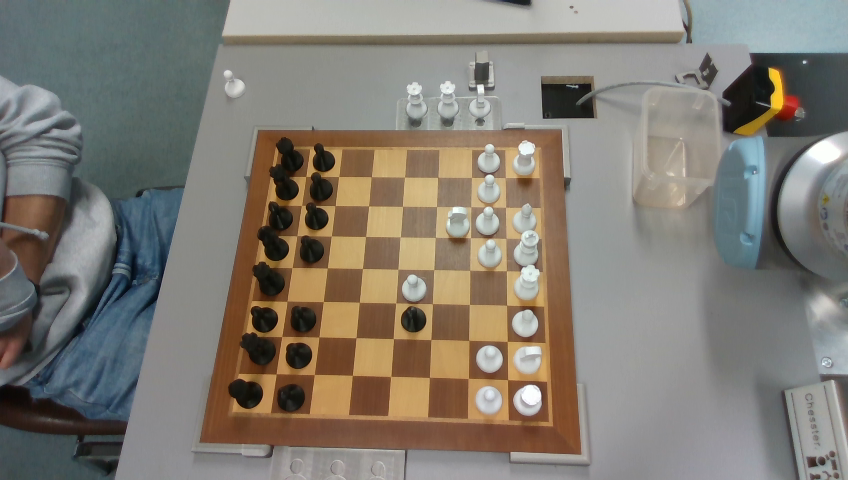
#> input picture tests/obj_recognition/Copy_current.png, 848 x 480 px
$ python HighContrast.py
#> lines starting #> are read from the running program, lines starting #| are printed output that depends on the picture
import cv2
#-----Reading the image-----------------------------------------------------
img = cv2.imread('Copy_current.png', 1)
#> img is the input picture: shape (480, 848, 3); mean B, G, R 114.3, 123.4, 128.8
cv2.imshow("img",img)

#-----Converting image to LAB Color model-----------------------------------
lab= cv2.cvtColor(img, cv2.COLOR_BGR2LAB)
#> lab: shape (480, 848, 3); mean of channels 0, 1, 2 131.9, 129.2, 133.9
cv2.imshow("lab",lab)

#-----Splitting the LAB image to different channels-------------------------
l, a, b = cv2.split(lab)
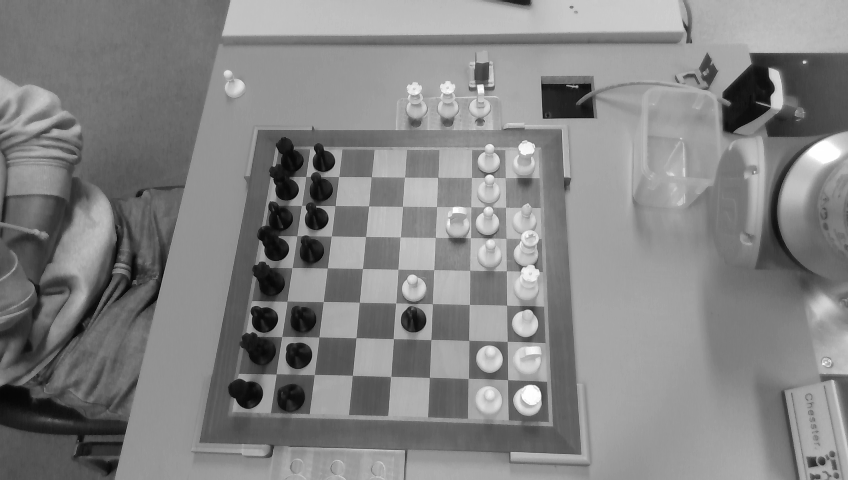
#> l: shape (480, 848); min 5, max 255, mean 131.9
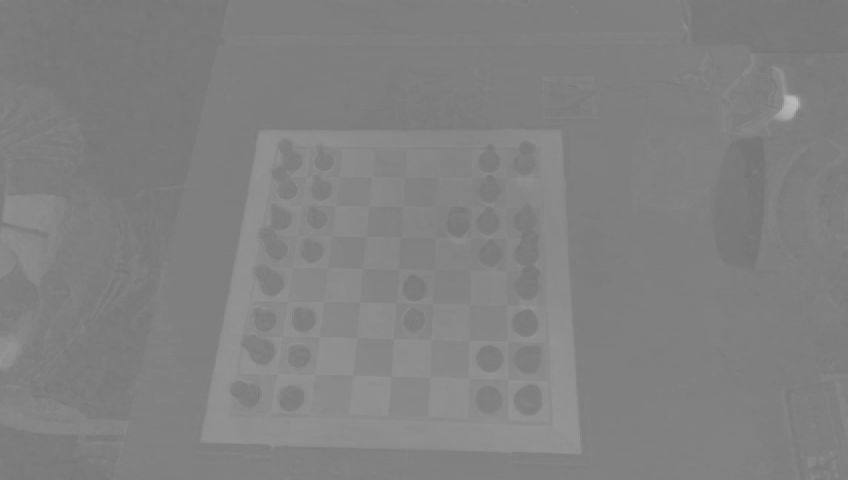
#> a: shape (480, 848); min 115, max 184, mean 129.2
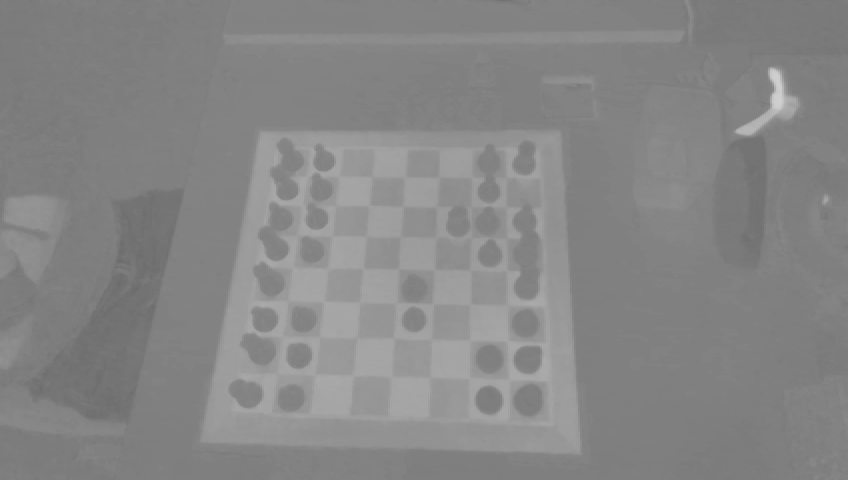
#> b: shape (480, 848); min 107, max 208, mean 133.9
cv2.imshow('l_channel', l)
cv2.imshow('a_channel', a)
cv2.imshow('b_channel', b)

#-----Applying CLAHE to L-channel-------------------------------------------
clahe = cv2.createCLAHE(clipLimit=3.0, tileGridSize=(8,8))
cl = clahe.apply(l)
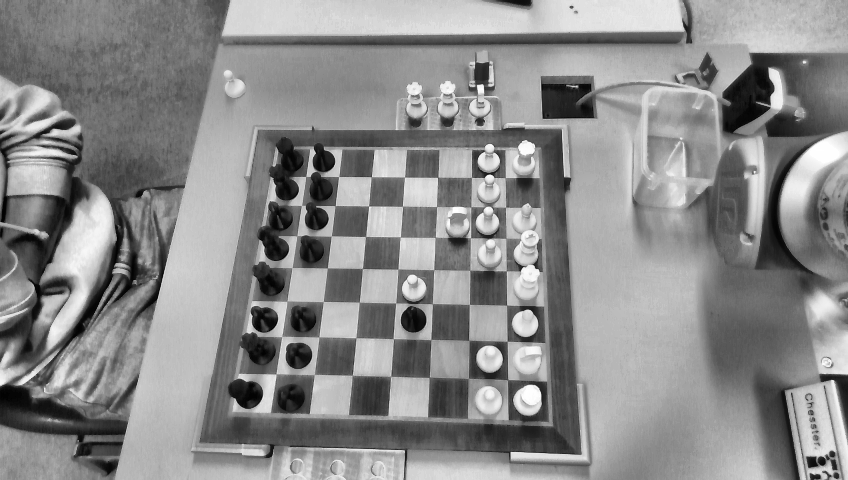
#> cl: shape (480, 848); min 1, max 255, mean 138.6
cv2.imshow('CLAHE output', cl)

#-----Merge the CLAHE enhanced L-channel with the a and b channel-----------
limg = cv2.merge((cl,a,b))
#> limg: shape (480, 848, 3); mean of channels 0, 1, 2 138.6, 129.2, 133.9
cv2.imshow('limg', limg)

#-----Converting image from LAB Color model to RGB model--------------------
final = cv2.cvtColor(limg, cv2.COLOR_LAB2BGR)
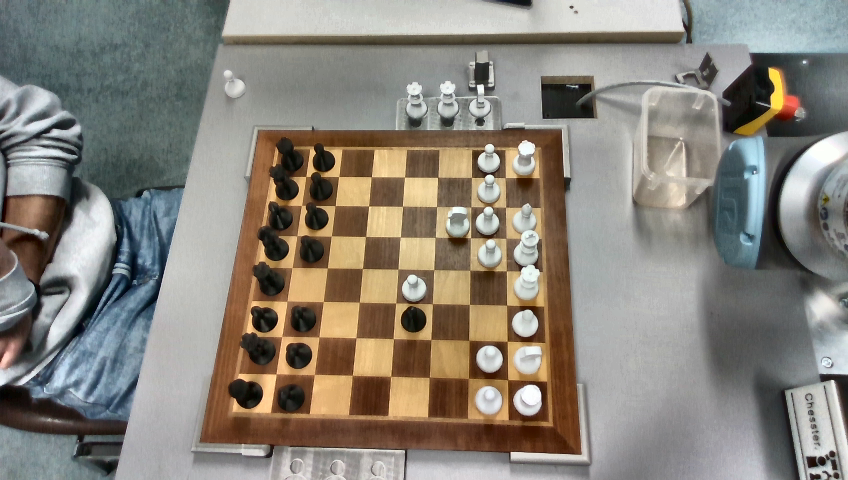
#> final: shape (480, 848, 3); mean B, G, R 122.1, 131.1, 136.3
cv2.imshow('final', final)

cv2.waitKey(0)
